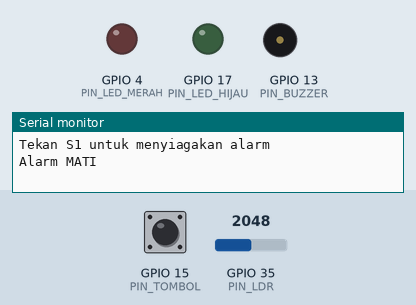
The sketch below on a simulated ESP32. On the bench: output pins drawn as LEDs (lit = HIGH), buzzer (waves = sounding, pin HIGH), the last lines printed to the serial monitor. Dashed ring = blinking. The inputs (shaded band) are chosen by the test bench; at power-on: GPIO 15 (PIN_TOMBOL) LOW, GPIO 35 (PIN_LDR) = 2048.

Above: at 1.2 s.
1.3 s: GPIO 15 (PIN_TOMBOL) pulled HIGH for 0.15 s
At 1.7 s:
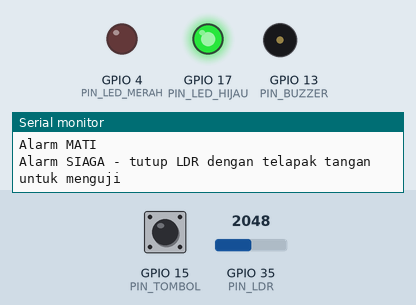
2.9 s: GPIO 35 (PIN_LDR) set to 2961
4.4 s: GPIO 35 (PIN_LDR) set to 3074
At 4.53 s:
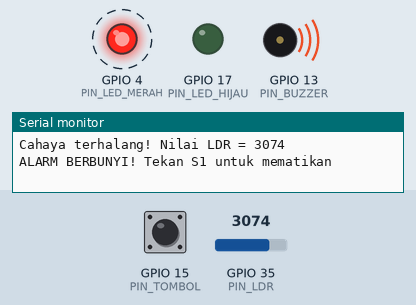
7.4 s: GPIO 15 (PIN_TOMBOL) pulled HIGH for 1 s
At 7.4 s:
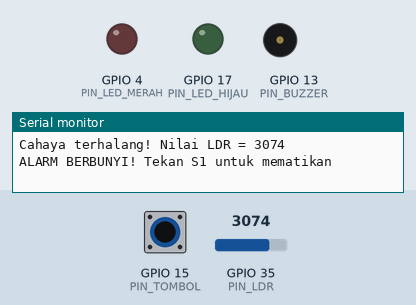
9.9 s: GPIO 15 (PIN_TOMBOL) pulled HIGH for 3.2 s
At 10.33 s:
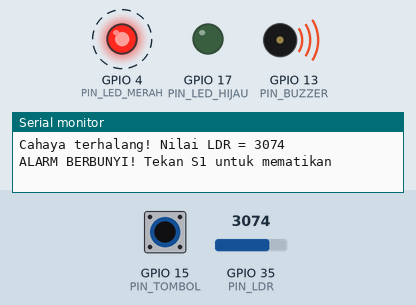
Timing chart, 0 to 15.6 s (numbered marks = the images above; inputs shaded):
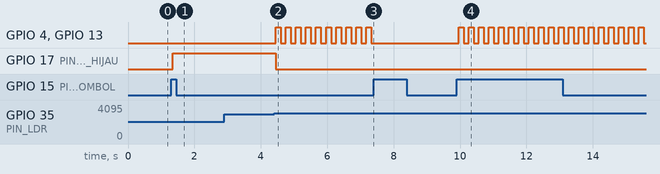

The sketch:

p4_alarm_cahaya.ino
```cpp
/*
 * BAB 19 - Program 4: Proyek Terstruktur — Alarm Cahaya
 * Tekan S1 untuk menyiagakan alarm (LED hijau menyala). Saat siaga,
 * kalau cahaya ke LDR terhalang (misalnya ditutup telapak tangan),
 * alarm berbunyi sampai S1 ditekan lagi.
 *
 * File: p4_alarm_cahaya.ino (utama), config.h, Led.h, Led.cpp, Tombol.h, Tombol.cpp
 * Rangkaian (nomor pin ada di config.h):
 *   LED1 (merah)          → IO4
 *   LED2 (hijau)          → IO17
 *   BUZZ (buzzer aktif)   → IO13
 *   Tombol S1 (SW1)       → IO15
 *   LDR                   → IO35
 */

#include "config.h"
#include "Led.h"
#include "Tombol.h"

// Keadaan alarm (state machine seperti di BAB 17)
enum KeadaanAlarm {
  ALARM_MATI,
  ALARM_SIAGA,
  ALARM_BERBUNYI
};

KeadaanAlarm keadaan = ALARM_MATI;

Led ledMerah(PIN_LED_MERAH);
Led ledHijau(PIN_LED_HIJAU);
Led buzzer(PIN_BUZZER);  // buzzer aktif dikendalikan persis seperti LED (BAB 8)
Tombol tombolS1(PIN_TOMBOL, WAKTU_DEBOUNCE);

unsigned long waktuBacaLdr = 0;

// Pindah ke keadaan baru: matikan semua output, lalu atur sesuai keadaannya
void gantiKeadaan(KeadaanAlarm baru) {
  keadaan = baru;
  ledMerah.mati();
  ledHijau.mati();
  buzzer.mati();

  switch (keadaan) {
    case ALARM_MATI:
      Serial.println("Alarm MATI");
      break;
    case ALARM_SIAGA:
      ledHijau.nyala();
      Serial.println("Alarm SIAGA - tutup LDR dengan telapak tangan untuk menguji");
      break;
    case ALARM_BERBUNYI:
      Serial.println("ALARM BERBUNYI! Tekan S1 untuk mematikan");
      break;
  }
}

// Callback tombol S1: dari MATI menjadi SIAGA, dari keadaan lain menjadi MATI
void saatS1Ditekan() {
  if (keadaan == ALARM_MATI) {
    gantiKeadaan(ALARM_SIAGA);
  } else {
    gantiKeadaan(ALARM_MATI);
  }
}

void setup() {
  Serial.begin(115200);
  ledMerah.begin();
  ledHijau.begin();
  buzzer.begin();
  tombolS1.begin();
  tombolS1.saatDitekan(saatS1Ditekan);  // daftarkan callback (BAB 18)

  Serial.println("BAB 19 - Program 4: Proyek Terstruktur - Alarm Cahaya");
  Serial.println("Tekan S1 untuk menyiagakan alarm");
  gantiKeadaan(ALARM_MATI);
}

void loop() {
  tombolS1.update();

  // Saat SIAGA: baca LDR secara berkala
  if (keadaan == ALARM_SIAGA && millis() - waktuBacaLdr >= JEDA_BACA_LDR) {
    waktuBacaLdr = millis();
    int nilaiLdr = analogRead(PIN_LDR);
    if (nilaiLdr > AMBANG_GELAP) {
      Serial.print("Cahaya terhalang! Nilai LDR = ");
      Serial.println(nilaiLdr);
      gantiKeadaan(ALARM_BERBUNYI);
    }
  }

  // Saat BERBUNYI: LED merah dan buzzer berkedip bersamaan
  if (keadaan == ALARM_BERBUNYI) {
    ledMerah.kedip(JEDA_KEDIP_ALARM);
    buzzer.kedip(JEDA_KEDIP_ALARM);
  }
}
```

Led.cpp
```cpp
// Led.cpp — definisi fungsi-fungsi class Led
#include "Led.h"

// "Led::" artinya fungsi ini milik class Led
Led::Led(int pin) {
  _pin = pin;  // hanya menyimpan nomor pin; pinMode() baru dipanggil di begin()
}

void Led::begin() {
  pinMode(_pin, OUTPUT);
  tulisKePin();
}

void Led::nyala() {
  _nyala = true;
  tulisKePin();
}

void Led::mati() {
  _nyala = false;
  tulisKePin();
}

void Led::toggle() {
  _nyala = !_nyala;
  tulisKePin();
}

void Led::kedip(unsigned long interval) {
  if (millis() - _waktuKedip >= interval) {
    _waktuKedip = millis();
    toggle();
  }
}

bool Led::sedangNyala() {
  return _nyala;
}

void Led::tulisKePin() {
  digitalWrite(_pin, _nyala ? HIGH : LOW);
}
```

Led.h
```cpp
// Led.h — deklarasi class Led: satu objek = satu LED (atau output aktif-HIGH lain)
#pragma once  // cegah header ini terbaca dua kali (lihat 19.7)

#include <Arduino.h>

class Led {
public:                                // boleh dipakai dari luar class
  Led(int pin);                        // constructor: dijalankan saat objek dibuat
  void begin();                        // siapkan pin (panggil di setup())
  void nyala();
  void mati();
  void toggle();                       // balik keadaan
  void kedip(unsigned long interval);  // kedip non-blocking, panggil terus di loop()
  bool sedangNyala();

private:                               // hanya untuk fungsi milik class Led
  int _pin;
  bool _nyala = false;
  unsigned long _waktuKedip = 0;
  void tulisKePin();                   // fungsi bantu internal
};
```

Tombol.cpp
```cpp
// Tombol.cpp — definisi fungsi-fungsi class Tombol
#include "Tombol.h"

Tombol::Tombol(int pin, unsigned long waktuDebounce) {
  _pin = pin;
  _waktuDebounce = waktuDebounce;
}

void Tombol::begin() {
  pinMode(_pin, INPUT);  // tombol kit: pull-down 10 kΩ di PCB, ditekan = HIGH
}

void Tombol::saatDitekan(Callback fungsi) {
  _callbackDitekan = fungsi;
}

void Tombol::update() {
  int bacaan = digitalRead(_pin);
  if (bacaan != _bacaanSebelumnya) {  // bacaan mentah berubah: ulang "stopwatch"
    _waktuBerubah = millis();
    _bacaanSebelumnya = bacaan;
  }
  if (millis() - _waktuBerubah > _waktuDebounce && bacaan != _statusStabil) {
    _statusStabil = bacaan;  // perubahan sudah stabil: anggap sungguhan
    if (_statusStabil == HIGH && _callbackDitekan) {
      _callbackDitekan();    // panggil callback yang didaftarkan
    }
  }
}
```

Tombol.h
```cpp
// Tombol.h — deklarasi class Tombol: debounce + callback saat ditekan (lihat BAB 18)
#pragma once

#include <Arduino.h>
#include <functional>

class Tombol {
public:
  using Callback = std::function<void()>;  // bentuk fungsi callback

  Tombol(int pin, unsigned long waktuDebounce);
  void begin();                       // siapkan pin (panggil di setup())
  void update();                      // panggil terus di loop()
  void saatDitekan(Callback fungsi);  // daftarkan callback

private:
  int _pin;
  unsigned long _waktuDebounce;
  Callback _callbackDitekan;          // kosong sampai didaftarkan
  int _bacaanSebelumnya = LOW;
  int _statusStabil = LOW;
  unsigned long _waktuBerubah = 0;
};
```

config.h
```cpp
// config.h — semua pengaturan proyek di satu tempat.
// Mau pindah pin atau mengubah kepekaan alarm? Cukup ubah file ini.
#pragma once

// ---------- Pin (Peta Pin Standar kit Bluino) ----------
const int PIN_LED_MERAH = 4;   // LED1 (merah)
const int PIN_LED_HIJAU = 17;  // LED2 (hijau)
const int PIN_BUZZER = 13;     // BUZZ (buzzer aktif)
const int PIN_TOMBOL = 15;     // SW1 (tombol S1), ditekan = HIGH
const int PIN_LDR = 35;        // LDR: makin gelap, nilai ADC makin besar

// ---------- Pengaturan alarm ----------
const int AMBANG_GELAP = 3000;               // nilai LDR di atas ini = cahaya terhalang
const unsigned long JEDA_BACA_LDR = 100;     // ms, seberapa sering LDR dibaca
const unsigned long JEDA_KEDIP_ALARM = 150;  // ms, kecepatan kedip LED dan bunyi alarm
const unsigned long WAKTU_DEBOUNCE = 50;     // ms, debounce tombol
```

Measured:
- the behaviour switches between 3000 and 3001 on GPIO 35 (PIN_LDR) (found by bisection; images 1 and 2)
- after the input at 1.3 s, GPIO 17 (PIN_LED_HIJAU): LOW → HIGH after 0.05 s
- after the input at 2.9 s, every drawn part: stays the same
- after the input at 4.4 s, GPIO 4 (PIN_LED_MERAH), GPIO 13 (PIN_BUZZER): alternates HIGH for 0.15 s and LOW for 0.15 s, starting after 0.06 s; GPIO 17 (PIN_LED_HIJAU): HIGH → LOW after 0.05 s
- after the input at 7.4 s, GPIO 4 (PIN_LED_MERAH), GPIO 13 (PIN_BUZZER): stops changing and stays LOW
- after the input at 9.9 s, GPIO 4 (PIN_LED_MERAH), GPIO 13 (PIN_BUZZER): alternates HIGH for 0.15 s and LOW for 0.15 s, starting after 0.06 s
